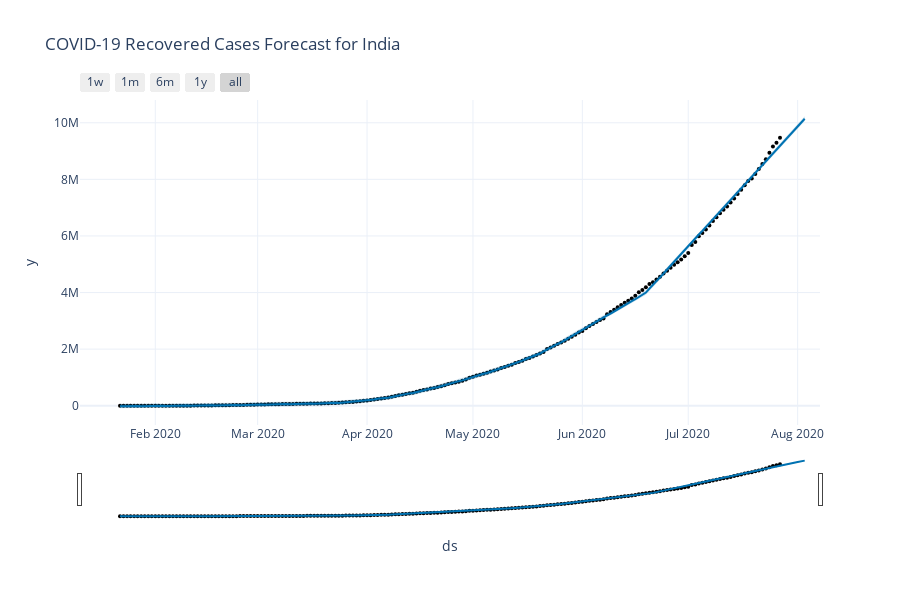

Notebook cell for this chart:
### Markdown cell above
Time series forecast for Recovered cases

### Code cell
prophet_recovered_df = df2[['Date', 'Recovered']].rename(columns={'Date': 'ds', 'Recovered': 'y'})
model_recovered = Prophet()
model_recovered.fit(prophet_recovered_df)
future_recovered = model_recovered.make_future_dataframe(periods=7)
forecast_recovered = model_recovered.predict(future_recovered)

fig_forecast_recovered = plot_plotly(model_recovered, forecast_recovered)
fig_forecast_recovered.update_layout(title_text=f'COVID-19 Recovered Cases Forecast for {country}')
fig_forecast_recovered.show()

### Figure 1 — Plotly figure (JSON) as saved in the notebook; plotly's stock layout.template omitted (floating-point values rounded to 4 significant figures; data arrays with more than 128 entries replaced by an {"elided": "..."} marker saying what was removed)
{"data": [{"marker": {"color": "black", "size": 4}, "mode": "markers", "name": "Actual", "type": "scatter", "x": {"elided": "188 str values"}, "y": {"elided": "188 int values"}}, {"hoverinfo": "skip", "line": {"width": 0}, "mode": "lines", "type": "scatter", "x": {"elided": "195 str values"}, "y": {"elided": "195 float values"}}, {"fill": "tonexty", "fillcolor": "rgba(0, 114, 178, 0.2)", "line": {"color": "#0072B2", "width": 2}, "mode": "lines", "name": "Predicted", "type": "scatter", "x": {"elided": "195 str values"}, "y": {"elided": "195 float values"}}, {"fill": "tonexty", "fillcolor": "rgba(0, 114, 178, 0.2)", "hoverinfo": "skip", "line": {"width": 0}, "mode": "lines", "type": "scatter", "x": {"elided": "195 str values"}, "y": {"elided": "195 float values"}}], "layout": {"height": 600, "showlegend": false, "title": {"text": "COVID-19 Recovered Cases Forecast for India"}, "width": 900, "xaxis": {"rangeselector": {"buttons": [{"count": 7, "label": "1w", "step": "day", "stepmode": "backward"}, {"count": 1, "label": "1m", "step": "month", "stepmode": "backward"}, {"count": 6, "label": "6m", "step": "month", "stepmode": "backward"}, {"count": 1, "label": "1y", "step": "year", "stepmode": "backward"}, {"step": "all"}]}, "rangeslider": {"visible": true}, "title": {"text": "ds"}, "type": "date"}, "yaxis": {"title": {"text": "y"}}}}
